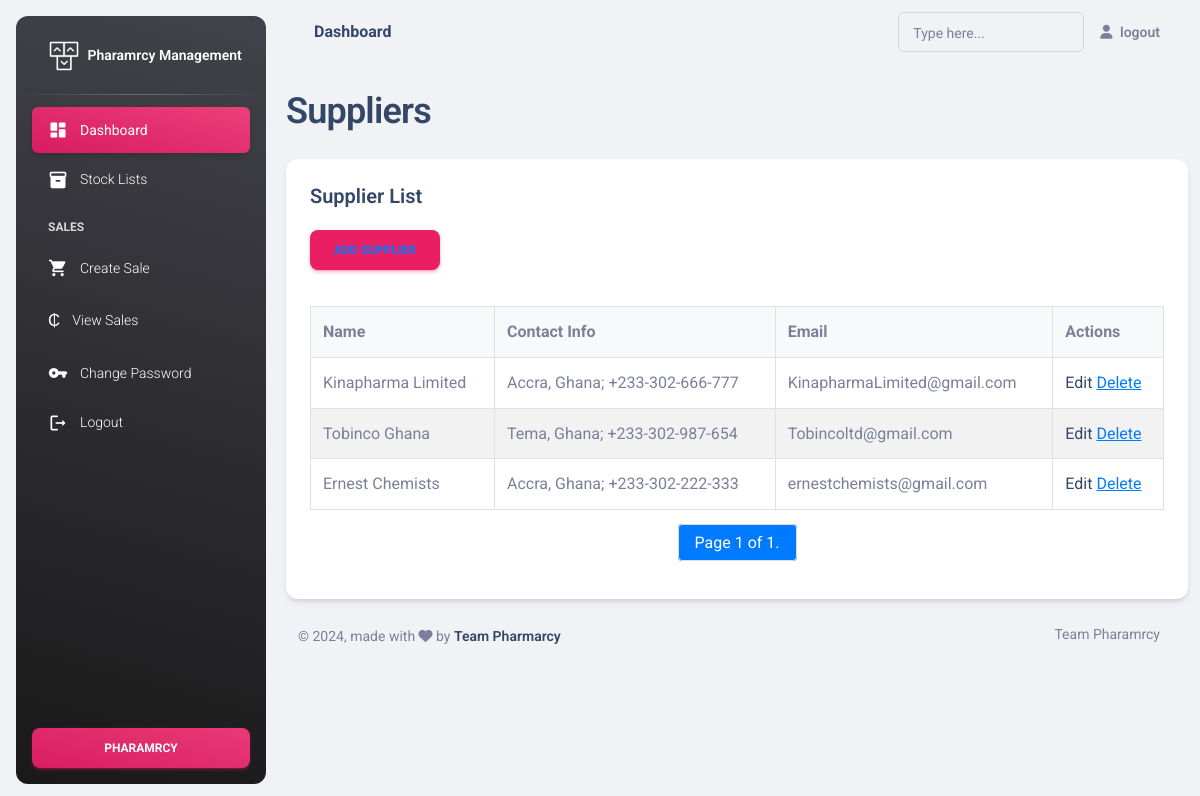
Screenshot of /suppliers/ with the database file from the repository.
### pms/models.py (models this page shows, shortened)
class Supplier(models.Model):
    name = models.CharField(max_length=100)
    contact_info = models.TextField()
    email = models.EmailField()

### pms/views.py (the view)
# urls.py: path('suppliers/', supplier_list, name='supplier_list'),
def supplier_list(request):
    suppliers = Supplier.objects.all()
    paginator = Paginator(suppliers, 10)  # Show 10 suppliers per page.
    page_number = request.GET.get('page')
    page_obj = paginator.get_page(page_number)
    return render(request, 'supplier_list.html', {'page_obj': page_obj})

### pms/templates/supplier_list.html (shortened to what this page needs)
{% extends "dashboard.html" %}
{% load static crispy_forms_tags %}
{% block dash %}
<h2>Suppliers</h2>
{% endblock %}
{% block dash3 %}
<div class="row">
    <div class="col-lg-12">
        <div class="card">
            <div class="card-body">
                <h5 class="card-title">Supplier List</h5>
                <div class="action-links">
                    <a href="{% url 'supplier_create' %}" class="btn btn-primary">Add Supplier</a>
                </div>
                <div class="table-container">
                    <table>
                        <thead>
                            <tr>
                                <th>Name</th>
                                <th>Contact Info</th>
                                <th>Email</th>
                                <th>Actions</th>
                            </tr>
                        </thead>
                        <tbody>
                            {% for supplier in page_obj %}
                            <tr>
                                <td>{{ supplier.name }}</td>
                                <td>{{ supplier.contact_info }}</td>
                                <td>{{ supplier.email }}</td>
                                <td>
                                    <a href="{% url 'supplier_update' supplier.pk %}">Edit</a>
                                    <form action="{% url 'supplier_delete' supplier.pk %}" method="post" style="display:inline;">
                                        <button type="submit" class="action-button">Delete</button>
                                    </form>
                                </td>
                            </tr>
                            {% endfor %}
                        </tbody>
                    </table>
                </div>
                <div class="pagination">
                    <span class="step-links">
                        <span class="current">
                            Page {{ page_obj.number }} of {{ page_obj.paginator.num_pages }}.
                        </span>
                    </span>
                </div>
            </div>
        </div>
    </div>
</div>
{% endblock dash3 %}

### pms/templates/supplier_list.html (style rules this page uses)
.table-container { margin: 20px 0; }
table { width: 100%; border-collapse: collapse; }
th, td { padding: 12px; text-align: left; border: 1px solid #dee2e6; }
th { background-color: #f8f9fa; font-weight: bold; }
tbody tr:nth-child(even) { background-color: #f2f2f2; }
.pagination { display: flex; justify-content: center; margin: 20px 0; }
.pagination .current { padding: 8px 16px; margin: 0 4px; border: 1px solid #ddd; border-radius: 4px; background-color: #007bff; color: #fff; }
.action-links { margin: 20px 0; }
.action-links a { margin-right: 10px; color: #007bff; text-decoration: none; }
.action-button { border: none; background: none; color: #007bff; cursor: pointer; text-decoration: underline; padding: 0; margin: 0; }

### rows the page displays
Supplier: name "Kinapharma Limited", contact_info "Accra, Ghana; +233-302-666-777", email "KinapharmaLimited@gmail.com"
Supplier: name "Tobinco Ghana", contact_info "Tema, Ghana; +233-302-987-654", email "Tobincoltd@gmail.com"
Supplier: name "Ernest Chemists", contact_info "Accra, Ghana; +233-302-222-333", email "ernestchemists@gmail.com"

### other values shown
{{ page_obj.number }} "1"
{{ page_obj.paginator.num_pages }} "1"
